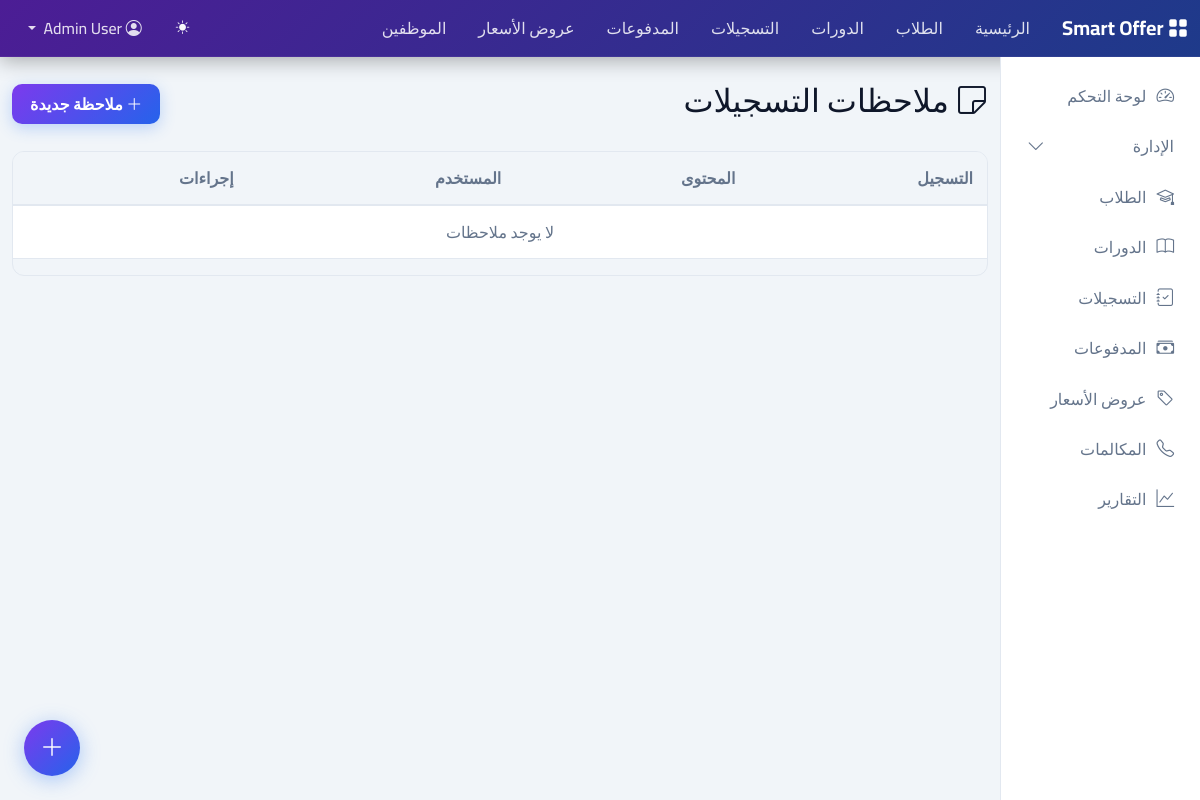
Before: /account-notes/ (signed in) with the older database file.
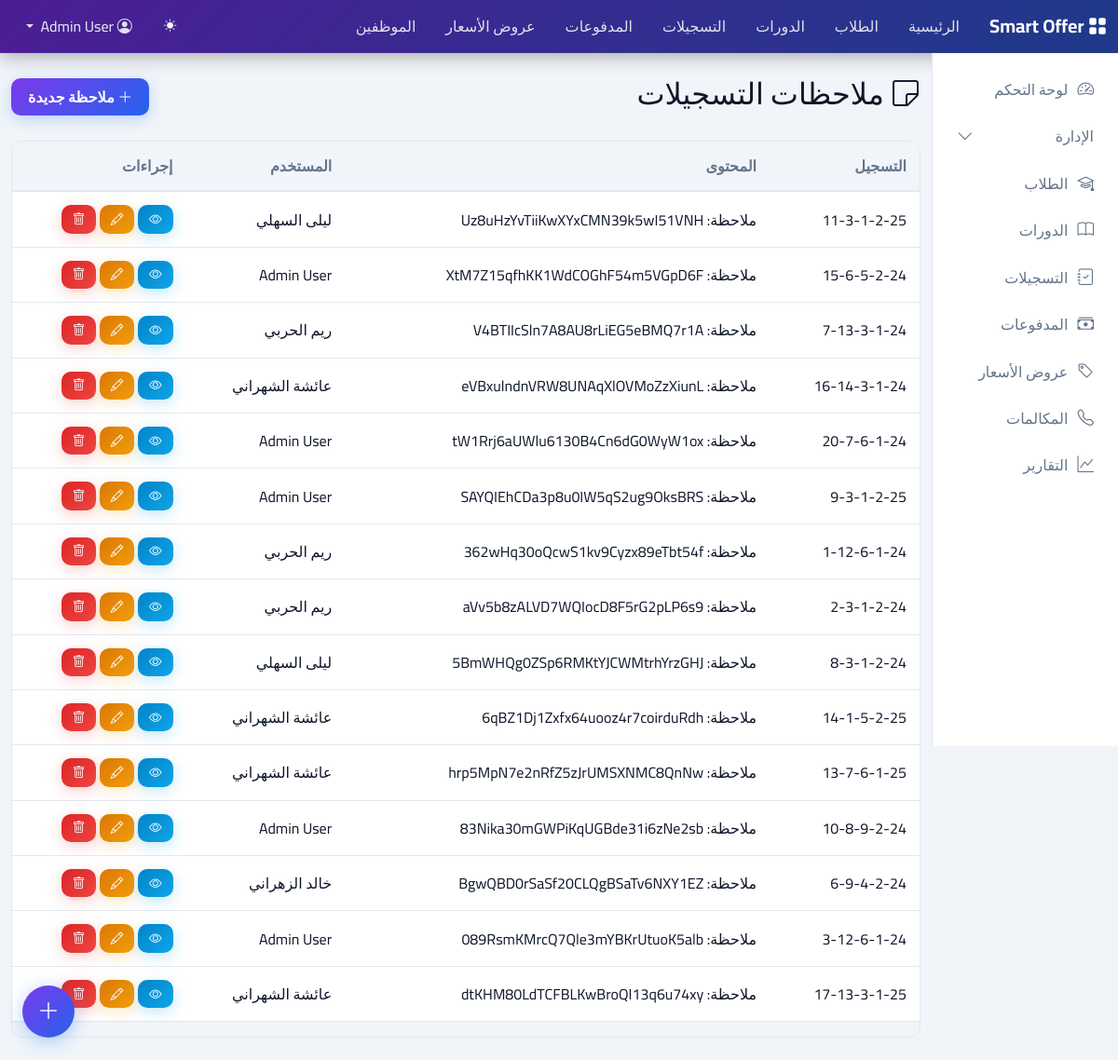
After: the same page with the newer database file.
### registrations/models.py (models this page shows, shortened)
class AccountNote(models.Model):
    account = models.ForeignKey(Account, on_delete=models.CASCADE, related_name='account_notes', verbose_name='التسجيل')
    person = models.ForeignKey('accounts.Person', on_delete=models.CASCADE, related_name='account_notes', verbose_name='المستخدم')
    content = models.TextField(verbose_name='المحتوى')
    created_at = models.DateTimeField(auto_now_add=True)
    updated_at = models.DateTimeField(auto_now=True)
    class Meta:
        verbose_name = 'ملاحظة تسجيل'
        verbose_name_plural = 'ملاحظات التسجيلات'
        ordering = ['-created_at']

class Account(models.Model):
    PAYMENT_TYPE_CASH = 'نقدي'
    PAYMENT_TYPE_INSTALLMENT = 'تقسيط'
    PAYMENT_TYPE_CREDIT = 'آجل'
    PAYMENT_TYPE_CHOICES = [
        (PAYMENT_TYPE_CASH, 'نقدي'),
        (PAYMENT_TYPE_INSTALLMENT, 'تقسيط'),
        (PAYMENT_TYPE_CREDIT, 'آجل'),
    ]
    course = models.ForeignKey('courses.Course', on_delete=models.PROTECT, related_name='accounts', verbose_name='الدورة')
    student = models.ForeignKey('students.Student', on_delete=models.PROTECT, related_name='accounts', verbose_name='الطالب')
    code = models.PositiveIntegerField(db_index=True, verbose_name='الكود')
    register_date = models.DateTimeField(default=timezone.now, db_index=True, verbose_name='تاريخ التسجيل')
    course_payment_type = models.CharField(max_length=20, choices=PAYMENT_TYPE_CHOICES, default=PAYMENT_TYPE_CASH, db_index=True, verbose_name='نوع الدفع')
    course_price = models.DecimalField(max_digits=10, decimal_places=2, default=0, verbose_name='سعر الدورة')
    course_discount_amount = models.DecimalField(max_digits=10, decimal_places=2, default=0, verbose_name='قيمة الخصم')
    course_profit_amount = models.DecimalField(max_digits=10, decimal_places=2, default=0, verbose_name='نسبة الربح')
    course_credit_amount = models.DecimalField(max_digits=10, decimal_places=2, default=0, verbose_name='مبلغ الائتمان')
    note = models.TextField(blank=True, verbose_name='ملاحظات')
    last_person = models.ForeignKey('accounts.Person', on_delete=models.SET_NULL, null=True, blank=True, verbose_name='آخر تعديل')
    last_update = models.DateTimeField(auto_now=True, verbose_name='تاريخ التعديل')
    created_at = models.DateTimeField(auto_now_add=True)
    class Meta:
        verbose_name = 'تسجيل'
        verbose_name_plural = 'التسجيلات'
        ordering = ['-created_at']
        unique_together = ['course', 'code']
    def get_key_rtl(self):
        year_shortcut = str(self.register_date.year)[-2:]
        return f"{self.code}-{self.course.code}-{self.course.master.code}-{self.course.master.branch.code}-{year_shortcut}"

### courses/models.py (models this page shows, shortened)
class Course(models.Model):
    LEVEL_CHOICES = [
        ('مبتدئ', 'مبتدئ'),
        ('متوسط', 'متوسط'),
        ('متقدم', 'متقدم'),
        ('الكل', 'جميع المستويات'),
    ]
    master = models.ForeignKey(Master, on_delete=models.PROTECT, related_name='courses', verbose_name='التخصص')
    code = models.PositiveIntegerField(db_index=True, verbose_name='الكود')
    instructor = models.CharField(max_length=255, blank=True, db_index=True, verbose_name='المحاضر')
    company_name = models.CharField(max_length=255, blank=True, verbose_name='اسم الشركة')
    max_student_count = models.PositiveIntegerField(default=1, verbose_name='الحد الأقصى للطلاب')
    target_level = models.CharField(max_length=20, choices=LEVEL_CHOICES, default='الكل', db_index=True, verbose_name='المستوى المستهدف')
    start_date = models.DateField(null=True, blank=True, db_index=True, verbose_name='تاريخ البداية')
    end_date = models.DateField(null=True, blank=True, verbose_name='تاريخ النهاية')
    last_person = models.ForeignKey('accounts.Person', on_delete=models.SET_NULL, null=True, blank=True, verbose_name='آخر تعديل')
    last_update = models.DateTimeField(auto_now=True, verbose_name='تاريخ التعديل')
    created_at = models.DateTimeField(auto_now_add=True)
    class Meta:
        verbose_name = 'دورة'
        verbose_name_plural = 'الدورات'
        ordering = ['-created_at']
        unique_together = ['master', 'code']

class Master(models.Model):
    branch = models.ForeignKey('core.Branch', on_delete=models.PROTECT, related_name='masters', verbose_name='الفرع')
    master_category = models.ForeignKey('core.MasterCategory', on_delete=models.SET_NULL, null=True, blank=True, db_index=True, related_name='masters', verbose_name='التصنيف')
    code = models.PositiveIntegerField(db_index=True, verbose_name='الكود')
    name = models.CharField(max_length=255, db_index=True, verbose_name='اسم التخصص')
    period = models.CharField(max_length=100, blank=True, verbose_name='الفترة')
    last_person = models.ForeignKey('accounts.Person', on_delete=models.SET_NULL, null=True, blank=True, verbose_name='آخر تعديل')
    last_update = models.DateTimeField(auto_now=True, verbose_name='تاريخ التعديل')
    created_at = models.DateTimeField(auto_now_add=True)
    class Meta:
        verbose_name = 'تخصص'
        verbose_name_plural = 'التخصصات'
        ordering = ['-created_at']
        unique_together = ['branch', 'code']

### core/models.py (models this page shows, shortened)
class Branch(models.Model):
    company = models.ForeignKey(Company, on_delete=models.PROTECT, related_name='branches', verbose_name='الشركة')
    code = models.PositiveIntegerField(unique=True, verbose_name='الكود')
    name = models.CharField(max_length=255, verbose_name='اسم الفرع')
    sub_name = models.CharField(max_length=255, blank=True, verbose_name='الاسم الفرعي')
    address = models.TextField(blank=True, verbose_name='العنوان')
    phone1 = models.CharField(max_length=20, blank=True, verbose_name='التليفون 1')
    phone2 = models.CharField(max_length=20, blank=True, verbose_name='التليفون 2')
    postal_code = models.CharField(max_length=20, blank=True, verbose_name='الرقم البريدي')
    mobile = models.CharField(max_length=20, blank=True, verbose_name='المحمول')
    fax = models.CharField(max_length=20, blank=True, verbose_name='الفاكس')
    email = models.EmailField(blank=True, verbose_name='البريد الإلكتروني')
    website = models.URLField(blank=True, verbose_name='الموقع الإلكتروني')
    commercial_registration = models.CharField(max_length=50, blank=True, verbose_name='السجل التجاري')
    licence_code = models.CharField(max_length=50, blank=True, verbose_name='رقم الترخيص')
    tax_code = models.CharField(max_length=50, blank=True, verbose_name='الرقم الضريبي')
    logo = models.TextField(blank=True, verbose_name='الشعار (Base64)')
    created_at = models.DateTimeField(auto_now_add=True)
    updated_at = models.DateTimeField(auto_now=True)
    class Meta:
        verbose_name = 'فرع'
        verbose_name_plural = 'الفروع'
        ordering = ['code']

### accounts/models.py (models this page shows, shortened)
class Person(AbstractBaseUser, PermissionsMixin):
    email = models.EmailField(unique=True, db_index=True, verbose_name='البريد الإلكتروني')
    first_name = models.CharField(max_length=100, blank=True, db_index=True, verbose_name='الاسم الأول')
    second_name = models.CharField(max_length=100, blank=True, verbose_name='الاسم الثاني')
    third_name = models.CharField(max_length=100, blank=True, verbose_name='الاسم الثالث')
    forth_name = models.CharField(max_length=100, blank=True, db_index=True, verbose_name='الاسم الرابع')
    mobile = models.CharField(max_length=20, blank=True, db_index=True, verbose_name='المحمول')
    phone = models.CharField(max_length=20, blank=True, verbose_name='التليفون')
    address = models.TextField(blank=True, verbose_name='العنوان')
    photo = models.TextField(blank=True, verbose_name='الصورة (Base64)')
    team = models.ForeignKey(Team, on_delete=models.SET_NULL, null=True, blank=True, db_index=True, related_name='members', verbose_name='الفريق')
    branch = models.ForeignKey('core.Branch', on_delete=models.SET_NULL, null=True, blank=True, db_index=True, related_name='persons', verbose_name='الفرع الرئيسي')
    is_staff = models.BooleanField(default=False, db_index=True, verbose_name='موظف')
    is_active = models.BooleanField(default=True, db_index=True, verbose_name='نشط')
    is_superuser = models.BooleanField(default=False, verbose_name='مدير نظام')
    last_login_date = models.DateTimeField(null=True, blank=True, verbose_name='آخر دخول')
    ip_address = models.GenericIPAddressField(null=True, blank=True, verbose_name='عنوان IP')
    options = models.JSONField(default=dict, blank=True, verbose_name='الإعدادات')
    created_at = models.DateTimeField(auto_now_add=True)
    updated_at = models.DateTimeField(auto_now=True)
    objects = PersonManager()
    USERNAME_FIELD = 'email'
    REQUIRED_FIELDS = ['first_name', 'forth_name']
    class Meta:
        verbose_name = 'مستخدم'
        verbose_name_plural = 'المستخدمين'
        ordering = ['-created_at']
    def get_full_name(self):
        return f"{self.first_name} {self.second_name} {self.third_name} {self.forth_name}".strip()
    def get_short_name(self):
        return f"{self.first_name} {self.forth_name}".strip()

### registrations/views.py (the view)
# urls.py: path('account-notes/', AccountNoteListView.as_view(), name='accountnote-list'),
class AccountNoteListView(LoginRequiredMixin, ListView):
    model = AccountNote
    template_name = 'registrations/accountnote_list.html'
    context_object_name = 'account_notes'
    paginate_by = 20
    def get_queryset(self):
        queryset = AccountNote.objects.select_related('account', 'person').all()
        account = self.request.GET.get('account')
        if account:
            queryset = queryset.filter(account_id=account)
        return queryset

### registrations/templates/registrations/accountnote_list.html (shortened to what this page needs)
{% extends 'base.html' %}
{% block content %}
<div class="d-flex justify-content-between align-items-center mb-4">
    <h2><i class="bi bi-sticky"></i> ملاحظات التسجيلات</h2>
    <a href="{% url 'accountnote-create' %}" class="btn btn-primary"><i class="bi bi-plus-lg"></i> ملاحظة جديدة</a>
</div>
<div class="table-responsive">
    <table class="table table-hover align-middle">
        <thead class="table-light">
            <tr>
                <th>التسجيل</th>
                <th>المحتوى</th>
                <th>المستخدم</th>
                <th class="text-start">إجراءات</th>
            </tr>
        </thead>
        <tbody>
            {% for note in account_notes %}
            <tr>
                <td>{{ note.account.get_key_rtl }}</td>
                <td>{{ note.content|truncatechars:50 }}</td>
                <td>{{ note.person.get_short_name|default:'-' }}</td>
                <td class="text-start">
                    <a href="{% url 'accountnote-detail' note.pk %}" class="btn btn-sm btn-info"><i class="bi bi-eye"></i></a>
                    <a href="{% url 'accountnote-update' note.pk %}" class="btn btn-sm btn-warning"><i class="bi bi-pencil"></i></a>
                    <a href="{% url 'accountnote-delete' note.pk %}" class="btn btn-sm btn-danger"><i class="bi bi-trash"></i></a>
                </td>
            </tr>
            {% empty %}
            <tr>
                <td colspan="4" class="text-center text-muted">لا يوجد ملاحظات</td>
            </tr>
            {% endfor %}
        </tbody>
    </table>
</div>
{% endblock %}

Changed rows visible on the page:
added AccountNote: account.get_key_rtl "11-3-1-2-25", content "ملاحظة: Uz8uHzYvTiiKwXYxCMN39k5wI51VNH", person.get_short_name "ليلى السهلي"
added AccountNote: account.get_key_rtl "15-6-5-2-24", content "ملاحظة: XtM7Z15qfhKK1WdCOGhF54m5VGpD6F", person.get_short_name "Admin User"
added AccountNote: account.get_key_rtl "7-13-3-1-24", content "ملاحظة: V4BTIIcSln7A8AU8rLiEG5eBMQ7r1A", person.get_short_name "ريم الحربي"
added AccountNote: account.get_key_rtl "16-14-3-1-24", content "ملاحظة: eVBxulndnVRW8UNAqXlOVMoZzXiunL", person.get_short_name "عائشة الشهراني"
added AccountNote: account.get_key_rtl "20-7-6-1-24", content "ملاحظة: tW1Rrj6aUWlu6130B4Cn6dG0WyW1ox", person.get_short_name "Admin User"
added AccountNote: account.get_key_rtl "9-3-1-2-25", content "ملاحظة: SAYQIEhCDa3p8u0IW5qS2ug9OksBRS", person.get_short_name "Admin User"
added AccountNote: account.get_key_rtl "1-12-6-1-24", content "ملاحظة: 362wHq30oQcwS1kv9Cyzx89eTbt54f", person.get_short_name "ريم الحربي"
added AccountNote: account.get_key_rtl "2-3-1-2-24", content "ملاحظة: aVv5b8zALVD7WQIocD8F5rG2pLP6s9", person.get_short_name "ريم الحربي"
added AccountNote: account.get_key_rtl "8-3-1-2-24", content "ملاحظة: 5BmWHQg0ZSp6RMKtYJCWMtrhYrzGHJ", person.get_short_name "ليلى السهلي"
added AccountNote: account.get_key_rtl "14-1-5-2-25", content "ملاحظة: 6qBZ1Dj1Zxfx64uooz4r7coirduRdh", person.get_short_name "عائشة الشهراني"
added AccountNote: account.get_key_rtl "13-7-6-1-25", content "ملاحظة: hrp5MpN7e2nRfZ5zJrUMSXNMC8QnNw", person.get_short_name "عائشة الشهراني"
added AccountNote: account.get_key_rtl "10-8-9-2-24", content "ملاحظة: 83Nika30mGWPiKqUGBde31i6zNe2sb", person.get_short_name "Admin User"
added AccountNote: account.get_key_rtl "6-9-4-2-24", content "ملاحظة: BgwQBD0rSaSf20CLQgBSaTv6NXY1EZ", person.get_short_name "خالد الزهراني"
added AccountNote: account.get_key_rtl "3-12-6-1-24", content "ملاحظة: 089RsmKMrcQ7Qle3mYBKrUtuoK5alb", person.get_short_name "Admin User"
added AccountNote: account.get_key_rtl "17-13-3-1-25", content "ملاحظة: dtKHM80LdTCFBLKwBroQI13q6u74xy", person.get_short_name "عائشة الشهراني"
Other visible differences:
text no longer shown: "لا يوجد ملاحظات"
